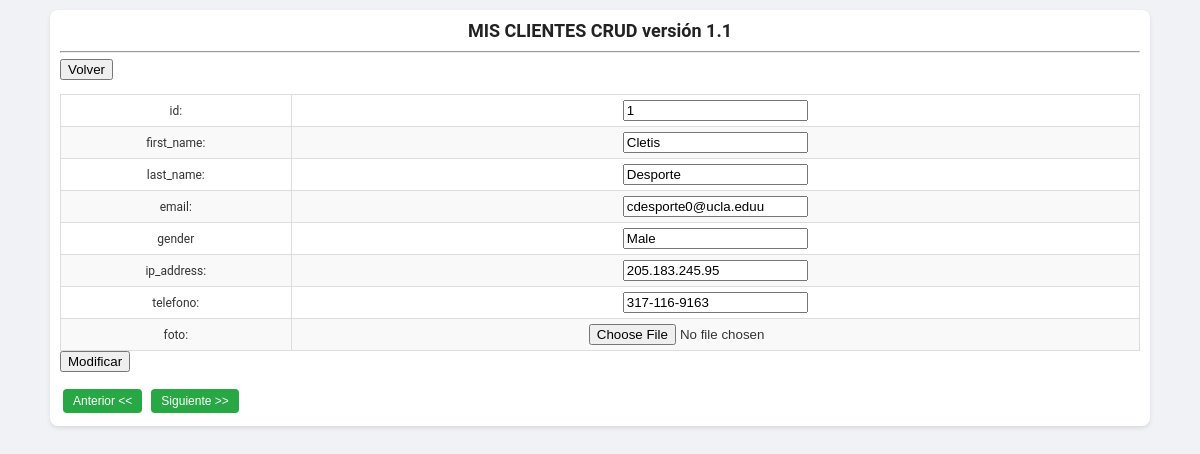
Page /index.php?orden=Modificar&id=1 (signed in) on the committed database.
### tables this page shows
CREATE TABLE `clientes` (
  `id` int(8) NOT NULL,
  `first_name` varchar(50) DEFAULT NULL,
  `last_name` varchar(50) DEFAULT NULL,
  `email` varchar(50) DEFAULT NULL,
  `gender` varchar(50) DEFAULT NULL,
  `ip_address` varchar(20) DEFAULT NULL,
  `telefono` varchar(50) DEFAULT NULL
);

### app/models/AccesoDatosPDO.php (called while the page is built, shortened)
<?php
class AccesoDatos {
    private static $modelo = null;
    private $dbh = null;
    public static function getModelo() {
        if (self::$modelo == null) {
            self::$modelo = new AccesoDatos();
        }
        return self::$modelo;
    }
    private function __construct() {
        try {
            $dsn = "mysql:host=" . DB_SERVER . ";dbname=" . DATABASE . ";charset=utf8";
            $this->dbh = new PDO($dsn, DB_USER, DB_PASSWD);
            $this->dbh->setAttribute(PDO::ATTR_ERRMODE, PDO::ERRMODE_EXCEPTION);
        } catch (PDOException $e) {
            echo "Error de conexión " . $e->getMessage();
            exit();
        }
    }
    public function getCliente(int $id) {
        $cli = false;
        $stmt_cli   = $this->dbh->prepare("select * from Clientes where id=:id");
        $stmt_cli->setFetchMode(PDO::FETCH_CLASS, 'Cliente');
        $stmt_cli->bindParam(':id', $id);
        if ($stmt_cli->execute()) {
            if ($obj = $stmt_cli->fetch()) {
                $cli = $obj;
            }
        }
        return $cli;
    }
    public function getUserById($id) {
        $user = false;
        try {
            $stmt = $this->dbh->prepare("SELECT * FROM User WHERE id = :id");
            $stmt->bindParam(':id', $id);
            if ($stmt->execute()) {
                $result = $stmt->fetch(PDO::FETCH_ASSOC);
                if ($result) {
                    $user = $result;
                }
            }
        } catch (PDOException $e) {
            echo "Error: " . $e->getMessage();
        }
        return $user;
    }
}

### app/models/Cliente.php (called while the page is built, shortened)
<?php
class Cliente {
    function __get($name) {
        if (property_exists($this, $name)) {
            return $this->$name;
        }
    }
}

### app/views/formulario.php (the view, shortened to what this page needs)
<hr>
<button onclick="location.href='./'"> Volver </button>
<br><br>
<form method="POST" enctype="multipart/form-data">
    <table>
        <tr>
            <td>id:</td>
            <td><input type="number" name="id" value="<?= $cli->id ?>" readonly></td>
        </tr>
        <tr>
            <td>first_name:</td>
            <td><input type="text" name="first_name" value="<?= $cli->first_name ?>" autofocus></td>
        </tr>
        <tr>
            <td>last_name:</td>
            <td><input type="text" name="last_name" value="<?= $cli->last_name ?>"></td>
        </tr>
        <tr>
            <td>email:</td>
            <td><input type="email" name="email" value="<?= $cli->email ?>"></td>
        </tr>
        <tr>
            <td>gender</td>
            <td><input type="text" name="gender" value="<?= $cli->gender ?>"></td>
        </tr>
        <tr>
            <td>ip_address:</td>
            <td><input type="text" name="ip_address" value="<?= $cli->ip_address ?>"></td>
        </tr>
        <tr>
            <td>telefono:</td>
            <td><input type="tel" name="telefono" value="<?= $cli->telefono ?>"></td>
        </tr>
        <tr>
            <td>foto:</td>
            <td>
                <input type="file" name="foto" accept="image/jpeg, image/png">
            </td>
        </tr>
    </table>
    <input type="submit" name="orden" value="<?= $orden ?>"><br><br>
</form>
<?php if ($orden == "Modificar") : ?>
    <form>
        <button type="submit" name="nav-modificar" value="Anterior">Anterior &lt;&lt;</button>
        <button type="submit" name="nav-modificar" value="Siguiente">Siguiente &gt;&gt;</button>
    </form>
<?php endif; ?>

### web/css/default.css (style rules this page uses)
body { font-family: 'Roboto', sans-serif; margin: 0; padding: 0; background-color: #f0f2f5; color: #333; font-size: 12px; }
table { width: 100%; border-collapse: collapse; font-size: 12px; }
th, td { border: 1px solid #ddd; padding: 5px; text-align: center; }
tr:nth-child(even) { background-color: #f9f9f9; }
form button { background-color: #28a745; border: none; border-radius: 4px; padding: 5px 10px; font-size: 12px; color: white; cursor: pointer; transition: background 0.3s; margin: 3px; }

### rows in the picture
clientes: id "1", first_name "Cletis", last_name "Desporte", email "cdesporte0@ucla.eduu", gender "Male", ip_address "205.183.245.95", telefono "317-116-9163"
